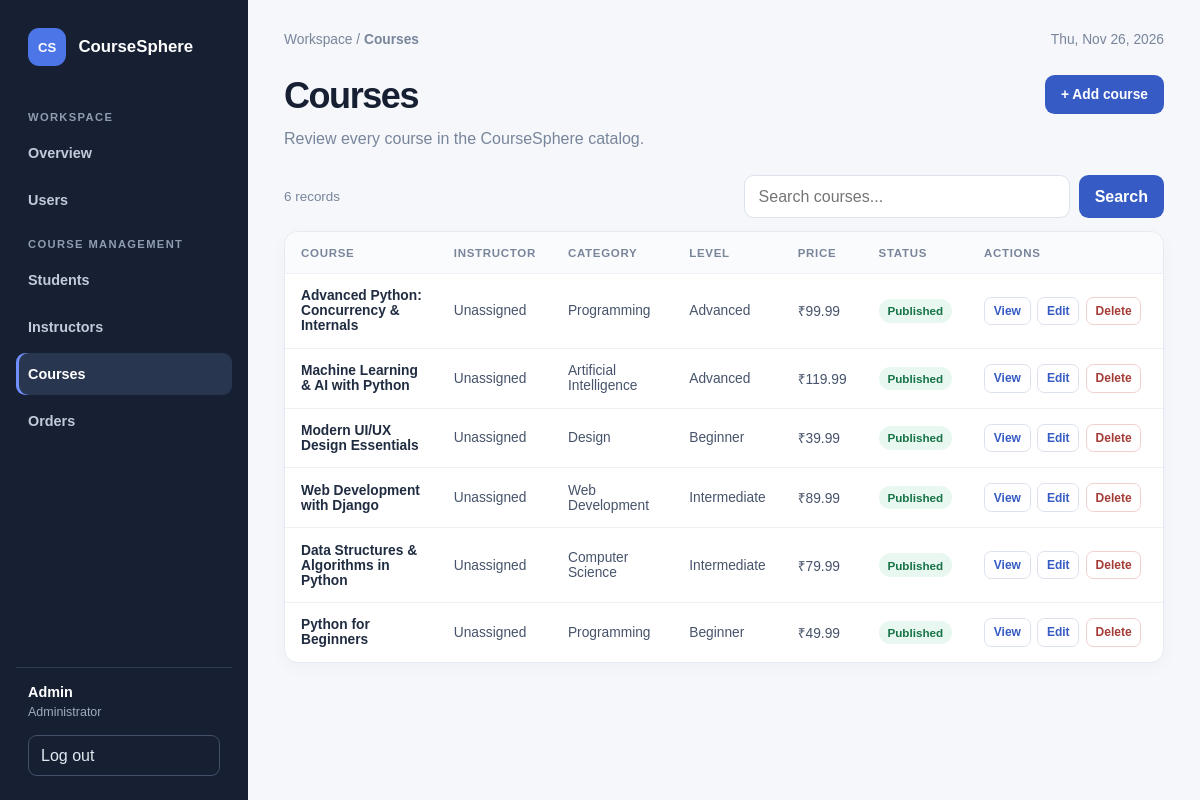
The page /accounts/admin/courses/ (signed in) on the database as committed earlier.
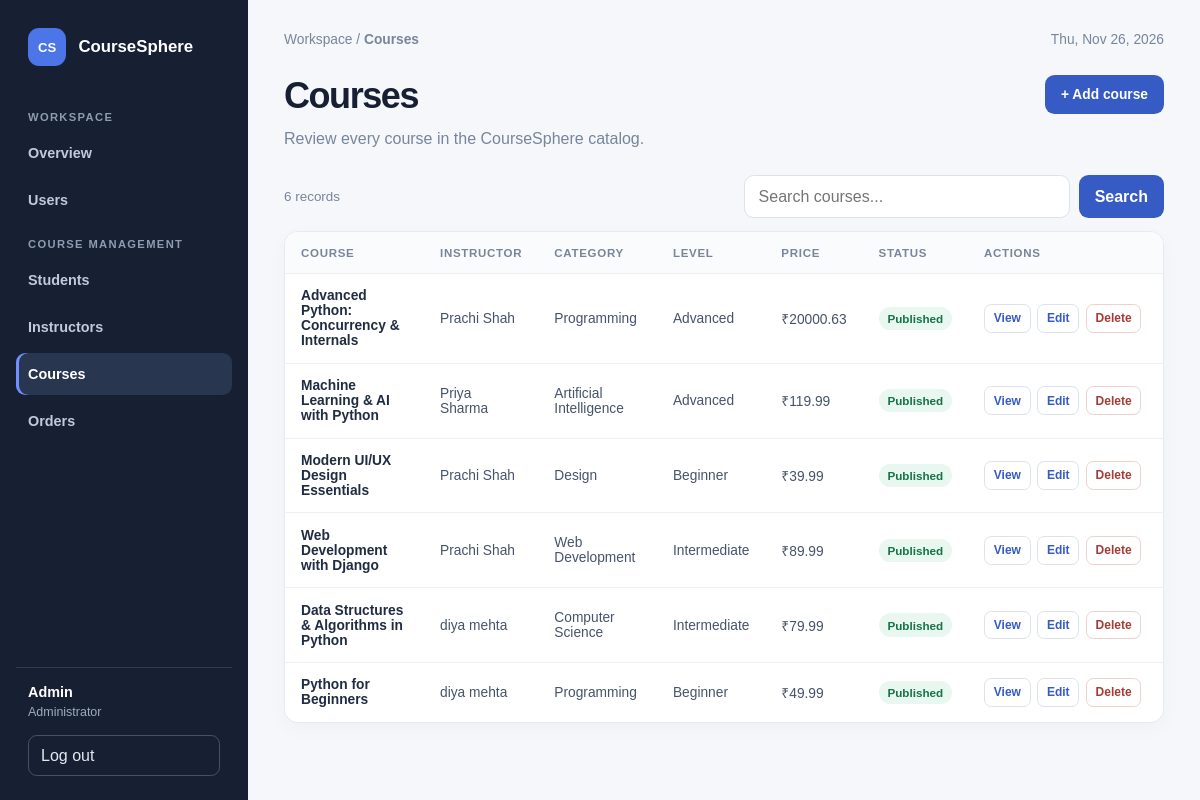
The same page on the database as committed later.
### courses/models.py (models this page shows, shortened)
class Course(models.Model):
    class Level(models.TextChoices):
        BEGINNER = "beginner", "Beginner"
        INTERMEDIATE = "intermediate", "Intermediate"
        ADVANCED = "advanced", "Advanced"
    title = models.CharField(max_length=200)
    category = models.CharField(max_length=100)
    price = models.DecimalField(
        max_digits=10,
        decimal_places=2,
        validators=[MinValueValidator(0)],
    )
    description = models.TextField()
    instructor = models.ForeignKey(
        "accounts.Instructor",
        on_delete=models.SET_NULL,
        related_name="courses",
        null=True,
        blank=True,
    )
    level = models.CharField(
        max_length=12,
        choices=Level.choices,
        default=Level.BEGINNER,
    )
    is_published = models.BooleanField(default=False)
    created_at = models.DateTimeField(auto_now_add=True)
    updated_at = models.DateTimeField(auto_now=True)
    class Meta:
        ordering = ["title"]
        constraints = [
            models.CheckConstraint(
                condition=Q(price__gte=0),
                name="course_price_nonnegative",
            ),
        ]

### accounts/models.py (models this page shows, shortened)
class Person(models.Model):
    user = models.OneToOneField(
        settings.AUTH_USER_MODEL,
        on_delete=models.CASCADE,
        null=True,
        blank=True,
        related_name="%(class)s_profile",
    )
    name = models.CharField(max_length=150)
    email = models.EmailField(unique=True)
    class Meta:
        abstract = True

class Instructor(Person):
    employee_id = models.CharField(max_length=50, unique=True)
    specialization = models.CharField(max_length=100)

### accounts/views.py (the view, shortened to what this page needs)
@login_required(login_url="accounts:login")
def admin_section(request, section):
    if not request.user.is_staff:
        raise PermissionDenied
    if section == "users":
        records = get_user_model().objects.order_by("-date_joined", "-pk")
        title = "User accounts"
        description = "Review all accounts registered on CourseSphere."
        search_fields = ("username", "email")
    elif section == "students":
        records = Student.objects.order_by("-enrollment_date", "-pk")
        title = "Students"
        description = "Review learner profiles and registration details."
        search_fields = ("name", "email", "student_id")
    elif section == "instructors":
        records = Instructor.objects.order_by("-pk")
        title = "Instructors"
        description = "Review instructor profiles and specializations."
        search_fields = ("name", "email", "employee_id", "specialization")
    elif section == "courses":
        records = Course.objects.select_related("instructor").order_by("-created_at")
        title = "Courses"
        description = "Review every course in the CourseSphere catalog."
        search_fields = ("title", "category", "instructor__name")
    else:
        raise Http404("Unknown admin section.")
    search_query = request.GET.get("q", "").strip()
    if search_query:
        search_filter = Q(**{f"{search_fields[0]}__icontains": search_query})
        for field in search_fields[1:]:
            search_filter |= Q(**{f"{field}__icontains": search_query})
        records = records.filter(search_filter)
    page_obj = Paginator(records, 20).get_page(request.GET.get("page"))
    return render(
        request,
        "accounts/admin_section.html",
        {
            "active_section": section,
            "add_label": {
                "users": "user",
                "students": "student",
                "instructors": "instructor",
                "courses": "course",
                "orders": "order",
            }[section],
            "page_obj": page_obj,
            "profile": Admin.objects.filter(user=request.user).first(),
            "search_query": search_query,
            "section_description": description,
            "section_title": title,
        },
    )

### accounts/templates/accounts/admin_section.html (shortened to what the changed rows need)
<!doctype html>
<html lang="en">
<head>
</head>
<body>
    <div class="dashboard-layout">
        <main class="main-content">
            <section class="page-heading-row" aria-labelledby="section-heading">
                <div>
                    <h1 class="page-heading" id="section-heading">{{ section_title }}</h1>
                </div>
            </section>
            <div class="table-card table-scroll">
                <table>
                    {% if active_section == "users" %}
                        <thead>
                            <tr><th>Username</th><th>Email</th><th>Access</th><th>Status</th><th>Joined</th><th>Actions</th></tr>
                        </thead>
                        <tbody>
                            {% for record in page_obj %}
                                <tr>
                                    <td class="primary-cell">{{ record.username }}</td>
                                    <td>{{ record.email|default:"—" }}</td>
                                    <td>
                                        {% if record.is_superuser %}Superuser
                                        {% elif record.is_staff %}Staff
                                        {% else %}User{% endif %}
                                    </td>
                                    <td><span class="status{% if record.is_active %} active{% else %} inactive{% endif %}">{{ record.is_active|yesno:"Active,Inactive" }}</span></td>
                                    <td>{{ record.date_joined|date:"M j, Y" }}</td>
                                    <td class="actions-cell">{% include "accounts/_admin_record_actions.html" with record=record section=active_section %}</td>
                                </tr>
                            {% empty %}
                                <tr><td class="empty-cell" colspan="6">No users match this search.</td></tr>
                            {% endfor %}
                        </tbody>
                    {% elif active_section == "courses" %}
                        <thead>
                            <tr><th>Course</th><th>Instructor</th><th>Category</th><th>Level</th><th>Price</th><th>Status</th><th>Actions</th></tr>
                        </thead>
                        <tbody>
                            {% for record in page_obj %}
                                <tr>
                                    <td class="primary-cell">{{ record.title }}</td>
                                    <td>{{ record.instructor.name|default:"Unassigned" }}</td>
                                    <td>{{ record.category }}</td>
                                    <td>{{ record.get_level_display }}</td>
                                    <td>₹{{ record.price|floatformat:2 }}</td>
                                    <td><span class="status{% if record.is_published %} published{% else %} draft{% endif %}">{{ record.is_published|yesno:"Published,Draft" }}</span></td>
                                    <td class="actions-cell">{% include "accounts/_admin_record_actions.html" with record=record section=active_section %}</td>
                                </tr>
                            {% empty %}
                                <tr><td class="empty-cell" colspan="7">No courses match this search.</td></tr>
                            {% endfor %}
                        </tbody>
                    {% endif %}
                </table>
            </div>
        </main>
    </div>
</body>
</html>

### accounts/templates/accounts/_admin_record_actions.html
<div class="record-actions">
    {% if section != "users" or not record.is_superuser or request.user.is_superuser %}
        <a href="{% url 'accounts:admin_record' section=section pk=record.pk %}">View</a>
        <a href="{% url 'accounts:admin_record_edit' section=section pk=record.pk %}">Edit</a>
        {% if section == "students" or section == "instructors" %}
            {% if record.user_id != request.user.pk %}
                <a class="delete-action" href="{% url 'accounts:admin_record_delete' section=section pk=record.pk %}">Delete</a>
            {% endif %}
        {% elif section != "users" or record.pk != request.user.pk %}
            <a class="delete-action" href="{% url 'accounts:admin_record_delete' section=section pk=record.pk %}">Delete</a>
        {% endif %}
    {% endif %}
</div>

Rows that differ between the two databases and show on the page:
changed Course "Advanced Python: Concurrency & Internals": instructor.name "Unassigned" → "Prachi Shah"; price "99.99" → "20000.63"
changed Course "Machine Learning & AI with Python": instructor.name "Unassigned" → "Priya Sharma"
changed Course "Modern UI/UX Design Essentials": instructor.name "Unassigned" → "Prachi Shah"
changed Course "Web Development with Django": instructor.name "Unassigned" → "Prachi Shah"
changed Course "Data Structures & Algorithms in Python": instructor.name "Unassigned" → "diya mehta"
changed Course "Python for Beginners": instructor.name "Unassigned" → "diya mehta"
